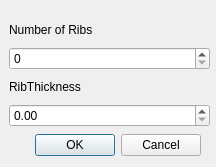
<?xml version="1.0" encoding="UTF-8"?>
<ui version="4.0">
 <class>RibbedWingDialog</class>
 <widget class="QDialog" name="RibbedWingDialog">
  <property name="geometry">
   <rect>
    <x>0</x>
    <y>0</y>
    <width>216</width>
    <height>167</height>
   </rect>
  </property>
  <property name="windowTitle">
   <string>Dialog</string>
  </property>
  <widget class="QDialogButtonBox" name="buttonBox">
   <property name="geometry">
    <rect>
     <x>10</x>
     <y>130</y>
     <width>191</width>
     <height>31</height>
    </rect>
   </property>
   <property name="orientation">
    <enum>Qt::Horizontal</enum>
   </property>
   <property name="standardButtons">
    <set>QDialogButtonBox::Cancel|QDialogButtonBox::Ok</set>
   </property>
  </widget>
  <widget class="QWidget" name="gridLayoutWidget">
   <property name="geometry">
    <rect>
     <x>9</x>
     <y>19</y>
     <width>201</width>
     <height>108</height>
    </rect>
   </property>
   <layout class="QGridLayout" name="gridLayout">
    <item row="0" column="0">
     <widget class="QLabel" name="RibNumberLabel">
      <property name="text">
       <string>Number of Ribs</string>
      </property>
     </widget>
    </item>
    <item row="3" column="0">
     <widget class="QLabel" name="RibThicknessLabel">
      <property name="text">
       <string>RibThickness</string>
      </property>
     </widget>
    </item>
    <item row="5" column="0">
     <widget class="QDoubleSpinBox" name="ThicknessSpin"/>
    </item>
    <item row="1" column="0">
     <widget class="QSpinBox" name="RibNumberSpin">
      <property name="layoutDirection">
       <enum>Qt::LeftToRight</enum>
      </property>
     </widget>
    </item>
   </layout>
  </widget>
 </widget>
 <tabstops>
  <tabstop>RibNumberSpin</tabstop>
  <tabstop>ThicknessSpin</tabstop>
  <tabstop>buttonBox</tabstop>
 </tabstops>
 <resources/>
 <connections>
  <connection>
   <sender>buttonBox</sender>
   <signal>accepted()</signal>
   <receiver>RibbedWingDialog</receiver>
   <slot>accept()</slot>
   <hints>
    <hint type="sourcelabel">
     <x>248</x>
     <y>254</y>
    </hint>
    <hint type="destinationlabel">
     <x>157</x>
     <y>274</y>
    </hint>
   </hints>
  </connection>
  <connection>
   <sender>buttonBox</sender>
   <signal>rejected()</signal>
   <receiver>RibbedWingDialog</receiver>
   <slot>reject()</slot>
   <hints>
    <hint type="sourcelabel">
     <x>316</x>
     <y>260</y>
    </hint>
    <hint type="destinationlabel">
     <x>286</x>
     <y>274</y>
    </hint>
   </hints>
  </connection>
 </connections>
</ui>
